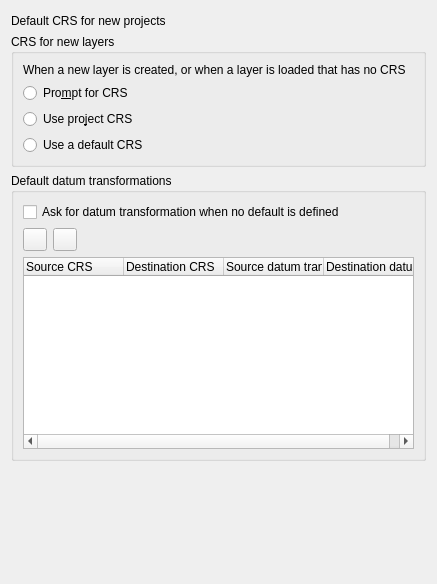
             <widget class="QWidget" name="mOptionsScrollAreaContents_08">
              <property name="geometry">
               <rect>
                <x>0</x>
                <y>0</y>
                <width>437</width>
                <height>584</height>
               </rect>
              </property>
              <layout class="QGridLayout" name="gridLayout_15">
               <item row="5" column="0" rowspan="2">
                <widget class="QgsCollapsibleGroupBox" name="mDefaultDatumTransformGroupBox">
                 <property name="title">
                  <string>Default datum transformations</string>
                 </property>
                 <layout class="QGridLayout" name="gridLayout_10">
                  <item row="1" column="0">
                   <layout class="QHBoxLayout" name="horizontalLayout_38">
                    <item>
                     <widget class="QToolButton" name="mAddDefaultTransformButton">
                      <property name="text">
                       <string/>
                      </property>
                      <property name="icon">
                       <iconset resource="../../images/images.qrc">
                        <normaloff>:/images/themes/default/symbologyAdd.svg</normaloff>:/images/themes/default/symbologyAdd.svg</iconset>
                      </property>
                     </widget>
                    </item>
                    <item>
                     <widget class="QToolButton" name="mRemoveDefaultTransformButton">
                      <property name="text">
                       <string/>
                      </property>
                      <property name="icon">
                       <iconset resource="../../images/images.qrc">
                        <normaloff>:/images/themes/default/symbologyRemove.svg</normaloff>:/images/themes/default/symbologyRemove.svg</iconset>
                      </property>
                     </widget>
                    </item>
                    <item>
                     <spacer name="horizontalSpacer_38">
                      <property name="orientation">
                       <enum>Qt::Horizontal</enum>
                      </property>
                      <property name="sizeHint" stdset="0">
                       <size>
                        <width>568</width>
                        <height>20</height>
                       </size>
                      </property>
                     </spacer>
                    </item>
                   </layout>
                  </item>
                  <item row="2" column="0">
                   <widget class="QTreeWidget" name="mDefaultDatumTransformTreeWidget">
                    <column>
                     <property name="text">
                      <string>Source CRS</string>
                     </property>
                    </column>
                    <column>
                     <property name="text">
                      <string>Destination CRS</string>
                     </property>
                    </column>
                    <column>
                     <property name="text">
                      <string>Source datum transform</string>
                     </property>
                    </column>
                    <column>
                     <property name="text">
                      <string>Destination datum transform</string>
                     </property>
                    </column>
                   </widget>
                  </item>
                  <item row="0" column="0">
                   <widget class="QCheckBox" name="chkShowDatumTransformDialog">
                    <property name="text">
                     <string>Ask for datum transformation when no default is defined</string>
                    </property>
                   </widget>
                  </item>
                 </layout>
                </widget>
               </item>
               <item row="2" column="0">
                <layout class="QHBoxLayout" name="horizontalLayout_3" stretch="0,1">
                 <property name="topMargin">
                  <number>3</number>
                 </property>
                 <item>
                  <widget class="QLabel" name="label_16">
                   <property name="text">
                    <string>Default CRS for new projects</string>
                   </property>
                  </widget>
                 </item>
                 <item>
                  <widget class="QgsProjectionSelectionWidget" name="leProjectGlobalCrs" native="true">
                   <property name="minimumSize">
                    <size>
                     <width>0</width>
                     <height>5</height>
                    </size>
                   </property>
                   <property name="focusPolicy">
                    <enum>Qt::StrongFocus</enum>
                   </property>
                  </widget>
                 </item>
                </layout>
               </item>
               <item row="4" column="0">
                <widget class="QgsCollapsibleGroupBox" name="grpProjectionBehavior">
                 <property name="title">
                  <string>CRS for new layers</string>
                 </property>
                 <layout class="QGridLayout" name="gridLayout_14" columnstretch="0,1">
                  <item row="0" column="0" colspan="2">
                   <widget class="QLabel" name="label_8">
                    <property name="sizePolicy">
                     <sizepolicy hsizetype="Preferred" vsizetype="Maximum">
                      <horstretch>0</horstretch>
                      <verstretch>0</verstretch>
                     </sizepolicy>
                    </property>
                    <property name="text">
                     <string>When a new layer is created, or when a layer is loaded that has no CRS</string>
                    </property>
                    <property name="wordWrap">
                     <bool>true</bool>
                    </property>
                   </widget>
                  </item>
                  <item row="1" column="0">
                   <widget class="QRadioButton" name="radPromptForProjection">
                    <property name="text">
                     <string>Pro&amp;mpt for CRS</string>
                    </property>
                   </widget>
                  </item>
                  <item row="2" column="0">
                   <widget class="QRadioButton" name="radUseProjectProjection">
                    <property name="text">
                     <string>Use pro&amp;ject CRS</string>
                    </property>
                   </widget>
                  </item>
                  <item row="3" column="0">
                   <widget class="QRadioButton" name="radUseGlobalProjection">
                    <property name="text">
                     <string>Use a default CRS</string>
                    </property>
                   </widget>
                  </item>
                  <item row="3" column="1">
                   <widget class="QgsProjectionSelectionWidget" name="leLayerGlobalCrs" native="true">
                    <property name="enabled">
                     <bool>false</bool>
                    </property>
                    <property name="focusPolicy">
                     <enum>Qt::StrongFocus</enum>
                    </property>
                   </widget>
                  </item>
                 </layout>
                </widget>
               </item>
               <item row="7" column="0">
                <spacer name="verticalSpacer">
                 <property name="orientation">
                  <enum>Qt::Vertical</enum>
                 </property>
                 <property name="sizeHint" stdset="0">
                  <size>
                   <width>20</width>
                   <height>40</height>
                  </size>
                 </property>
                </spacer>
               </item>
              </layout>
             </widget>
